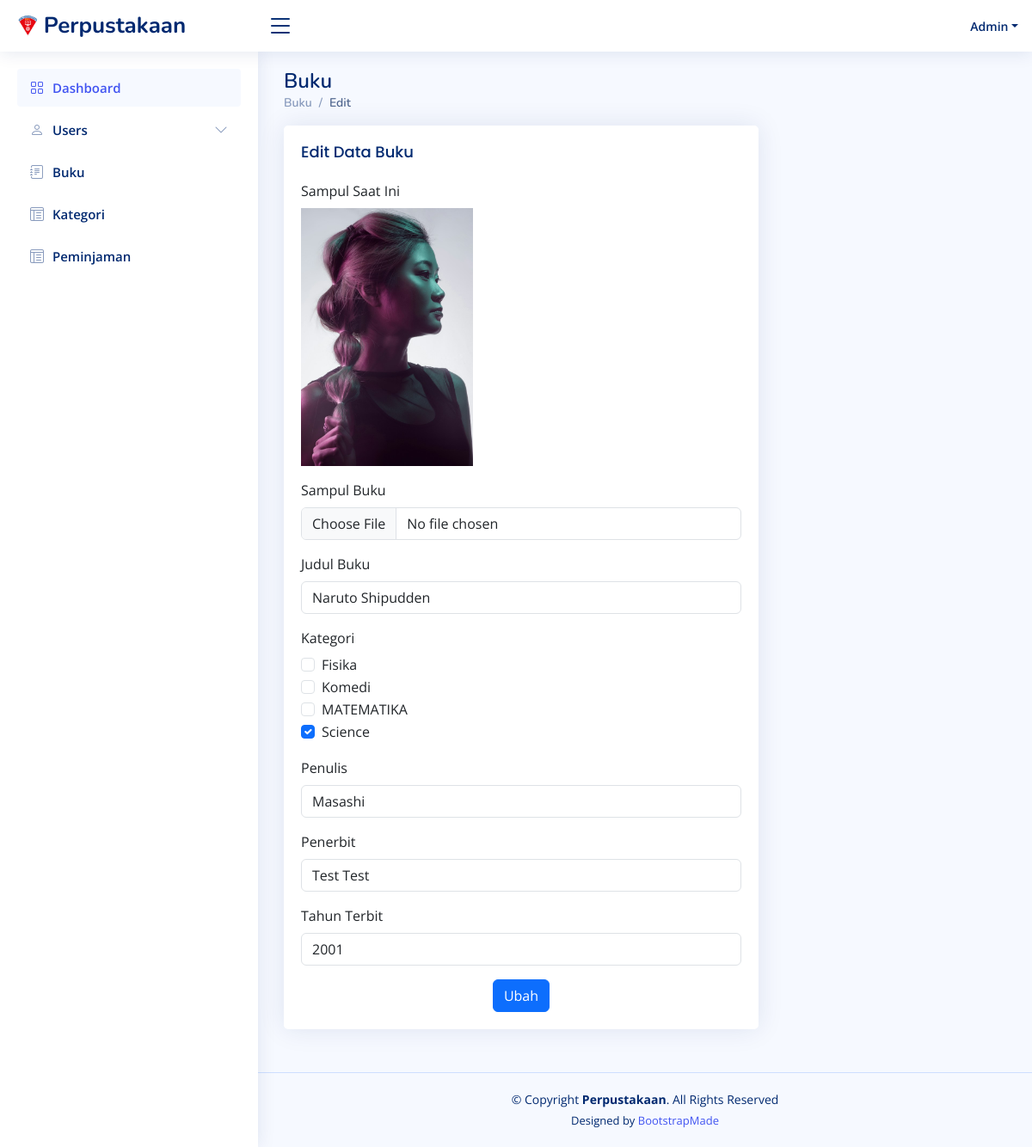
The page /buku/edit/13 (signed in) on the database its author committed.
### tables this page shows
CREATE TABLE `buku` (
  `BukuID` int NOT NULL,
  `Judul` varchar(255) NOT NULL,
  `Penulis` varchar(255) NOT NULL,
  `Penerbit` varchar(255) NOT NULL,
  `TahunTerbit` year NOT NULL,
  `Sampul` varchar(100) NOT NULL
);

CREATE TABLE `kategoribuku` (
  `KategoriID` int NOT NULL,
  `NamaKategori` varchar(255) NOT NULL
);

### app/core/Controller.php (called while the page is built, shortened)
<?php
class Controller
{
  public function view($view, $data = []): void
  {
    require_once '../app/views/' . $view . '.php';
  }
  public function model($modelClass): object
  {
    return new $modelClass;
  }
}

### app/controllers/Buku.php (called while the page is built, shortened)
<?php
class Buku extends Controller
{
    public function edit($id)
    {
        $data = [
            'title' => 'Ubah Data Buku',
            'data_kategori' => $this->model('KategoriModel')->get(),
            'data_buku' => $this->model('BukuModel')->getBy($id),
            'data_kategoribuku' => $this->model('KategoriRelasiModel')->getByBukuId($id)
        ];
        $this->view('buku/edit', $data);
    }
}

### app/core/App.php (called while the page is built, shortened)
<?php
class App {
  protected $controller = 'Web', $method = 'index', $params = [];
  public function __construct()
  {
    $url = $this->parseURL();
    if( file_exists('../app/controllers/' . ucfirst($url[0]) . '.php')) {
      unset($url[0]);
    }
    $this->controller = new $this->controller;
    if( isset($url[1]) && method_exists($this->controller, $url[1]) ) {
      $this->method = $url[1];
      unset($url[1]);
    }
    if( !empty($url) ) {
      $this->params = array_values($url);
    }
    call_user_func_array([$this->controller, $this->method], $this->params);
  }
  public function parseURL() {
    if (isset($_GET['url'])) {
      $url = rtrim($_GET['url'], '/');
      $url = filter_var($url, FILTER_SANITIZE_URL);
      $url = explode('/', $url);
      return $url;
    }
    else {
      $url[] = 'Web';
      return $url;
    }
  }
}

### public/index.php (called while the page is built, shortened)
<?php
require_once '../app/init.php';
$app = new App;

### app/core/Database.php (called while the page is built, shortened)
<?php
class Database {
  private $host = DBHOST, $user = DBUSER, $pass = DBPASS, $dbname = DBNAME;
  private $dbh;
  private $stmt;
  public function __construct()
  {
    $dsn = "mysql:host=$this->host;dbname=$this->dbname";
    $options = [
      PDO::ATTR_PERSISTENT => true,
      PDO::ATTR_ERRMODE    => PDO::ERRMODE_EXCEPTION
    ];
    try {
      $this->dbh = new PDO($dsn, $this->user, $this->pass, $options);
    } catch(PDOException $e) {
      die($e->getMessage());
    }
  }
  public function query($query): void {
    $this->stmt = $this->dbh->prepare($query);
  }
  public function bind($param, $value, $type = null): void {
    if( is_null($type) ) {
      switch( true ) {
        default:
          $type = PDO::PARAM_STR;
      }
    }
    $this->stmt->bindValue($param, $value, $type);
  }
  public function execute(): void {
    $this->stmt->execute();
  }
  public function resultSet(): array {
    $this->execute();
    return $this->stmt->fetchAll(PDO::FETCH_ASSOC);
  }
  public function single(): array|bool {
    $this->execute();
    return $this->stmt->fetch(PDO::FETCH_ASSOC);
  }
}

### app/core/BaseModel.php (called while the page is built, shortened)
<?php
class BaseModel
{
    public $db;
    protected $table;
    public function __construct()
    {
        $this->db = new Database();
    }
    public function selectData(string $view = null, string $select = null, array $orderBy = [], array $kondisi = null, string $limit = ''): void
    {
        $table = (!is_null($view)) ? $view : $this->table;
        $setSelect = (!is_null($select)) ? $select : "*";
        $setOrder = "";
        if (count($orderBy) > 0) {
            $keyOrder = array_keys($orderBy)[0];
            $valueOrder = array_values($orderBy)[0];
            $setOrder = "ORDER BY $keyOrder $valueOrder";
        }
        $query = "SELECT $setSelect FROM $table $setOrder $limit";
        if (!is_null($kondisi)) {
            if (array_key_exists("logic", $kondisi)) {
                $logic = $kondisi['logic'];
                $i = 1;
            } else {
                $logic = "";
                $i = 0;
            };
            $arr = [];
            for ($i; $i <= count($kondisi) - 1; $i++) {
                $arr += [array_keys($kondisi)[$i] => array_values($kondisi)[$i]];
            }
            $setKondisi = implode(" ? $logic ", array_keys($arr)) . " ? ";
            $query = "SELECT $setSelect FROM $table WHERE ($setKondisi) $setOrder $limit";
            $this->db->query($query);
            $i = 1;
            foreach ($arr as $value) {
                $this->db->bind($i, $value);
                $i++;
            }
        } else {
            $this->db->query($query);
        }
    }
    public function fetchAll(): array
    {
        return $this->db->resultSet();
    }
    public function fetch(): array|bool
    {
        return $this->db->single();
    }
}

### app/models/BukuModel.php (called while the page is built, shortened)
<?php
class BukuModel extends BaseModel
{
    public function getBy($id): array
    {
        $this->selectData(kondisi: ['BukuID =' => $id]);
        return $this->fetch();
    }
}

### app/init.php (called while the page is built, shortened)
<?php
spl_autoload_register(function ($class) {
    $class = explode('\\', $class);
    $class = end($class);
});

### app/models/KategoriModel.php (called while the page is built, shortened)
<?php
class KategoriModel extends BaseModel
{
    public function get(): array
    {
        $this->selectData(orderBy: ['NamaKategori' => 'ASC']);
        return $this->fetchAll();
    }
}

### app/models/KategoriRelasiModel.php (called while the page is built, shortened)
<?php
class KategoriRelasiModel extends BaseModel
{
    protected $view = 'view_kategoribuku';
    public function getByBukuId($id)
    {
        $this->selectData($this->view, kondisi: ['BukuID =' => $id]);
        return $this->fetchAll();
    }
}

### app/views/buku/edit.php (the view, shortened to what this page needs)
<div class="pagetitle">
    <h1>Buku</h1>
    <nav>
        <ol class="breadcrumb">
            <li class="breadcrumb-item"><a href="<?= BASEURL ?>/">Buku</a></li>
            <li class="breadcrumb-item active">Edit</li>
        </ol>
    </nav>
</div>
<section class="section">
    <div class="row">
        <div class="col-lg-8">
            <div class="card">
                <div class="card-body">
                    <h5 class="card-title">Edit Data Buku</h5>
                    <form action="<?= BASEURL ?>/buku/update" method="POST" class="row g-3" enctype="multipart/form-data">
                        <div class="col-12">
                            <p class="form-label">Sampul Saat Ini</p>
                            <img src="<?= BASEURL ?>/img/sampul/<?= $data['data_buku']['Sampul'] ?>" alt="Sampul" width="200">
                        </div>
                        <div class="col-12">
                            <label for="sampul" class="form-label">Sampul Buku</label>
                            <input type="file" name="gambar" class="form-control" id="sampul">
                        </div>
                        <div class="col-12">
                            <label for="judul" class="form-label">Judul Buku</label>
                            <input type="text" name="judul" class="form-control" id="judul" value="<?= $data['data_buku']['Judul'] ?>">
                        </div>
                        <div class="col-12">
                            <legend class="col-form-label col-sm-2 pt-0">Kategori</legend>
                            <div class="col-sm-10">
                                <?php foreach($data['data_kategori'] as $item): ?>
                                <div class="form-check">
                                    <input name="kategori[]" class="form-check-input" type="checkbox"
                                    <?php foreach ($data['data_kategoribuku'] as $value) {
                                        if($value['KategoriID'] === $item['KategoriID']) {
                                            echo 'checked';
                                        }
                                    } ?>
                                     id="check-<?= $item['KategoriID'] ?>" value="<?= $item['KategoriID'] ?>">
                                    <label class="form-check-label" for="check-<?= $item['KategoriID'] ?>">
                                        <?= $item['NamaKategori'] ?>
                                    </label>
                                </div>
                                <?php endforeach ?>
                            </div>
                        </div>
                        <div class="col-12">
                            <label for="penulis" class="form-label">Penulis</label>
                            <input type="text" name="penulis" class="form-control" id="penulis" value="<?= $data['data_buku']['Penulis'] ?>">
                        </div>
                        <div class="col-12">
                            <label for="penerbit" class="form-label">Penerbit</label>
                            <input type="text" name="penerbit" class="form-control" id="penerbit" value="<?= $data['data_buku']['Penerbit'] ?>">
                        </div>
                        <div class="col-12">
                            <label for="tahun_terbit" class="form-label">Tahun Terbit</label>
                            <input type="year" name="tahun_terbit" class="form-control" id="tahun_terbit" value="<?= $data['data_buku']['TahunTerbit'] ?>">
                        </div>
                        <div class="text-center">
                            <button type="submit" class="btn btn-primary">Ubah</button>
                        </div>
                    </form>
                </div>
            </div>
        </div>
    </div>
</section>

### public/css/style.css (style rules this page uses)
:root { scroll-behavior: smooth; }
body { font-family: "Open Sans", sans-serif; background: #f6f9ff; color: #444444; }
a { color: #4154f1; text-decoration: none; }
h1, h2, h3, h4, h5, h6 { font-family: "Nunito", sans-serif; }
.pagetitle { margin-bottom: 10px; }
.pagetitle h1 { font-size: 24px; margin-bottom: 0; font-weight: 600; color: #012970; }
.card { margin-bottom: 30px; border: none; border-radius: 5px; box-shadow: 0px 0 30px rgba(1, 41, 112, 0.1); }
.card-title { padding: 20px 0 15px 0; font-size: 18px; font-weight: 500; color: #012970; font-family: "Poppins", sans-serif; }
.card-body { padding: 0 20px 20px 20px; }
.breadcrumb { font-size: 14px; font-family: "Nunito", sans-serif; color: #899bbd; font-weight: 600; }
.breadcrumb a { color: #899bbd; transition: 0.3s; }
.breadcrumb .breadcrumb-item::before { color: #899bbd; }
.breadcrumb .active { color: #51678f; font-weight: 600; }

### rows shown on the page
buku: Sampul (picture), judul "Naruto Shipudden", penulis "Masashi", penerbit "Test Test", tahun_terbit "2001"
kategoribuku: NamaKategori "Fisika"
kategoribuku: NamaKategori "Komedi"
kategoribuku: NamaKategori "MATEMATIKA"
kategoribuku: KategoriID "☑", NamaKategori "Science"

### other values the page prints
APP_NAME "Perpustakaan"
$_SESSION['NamaLengkap'] "Admin"
